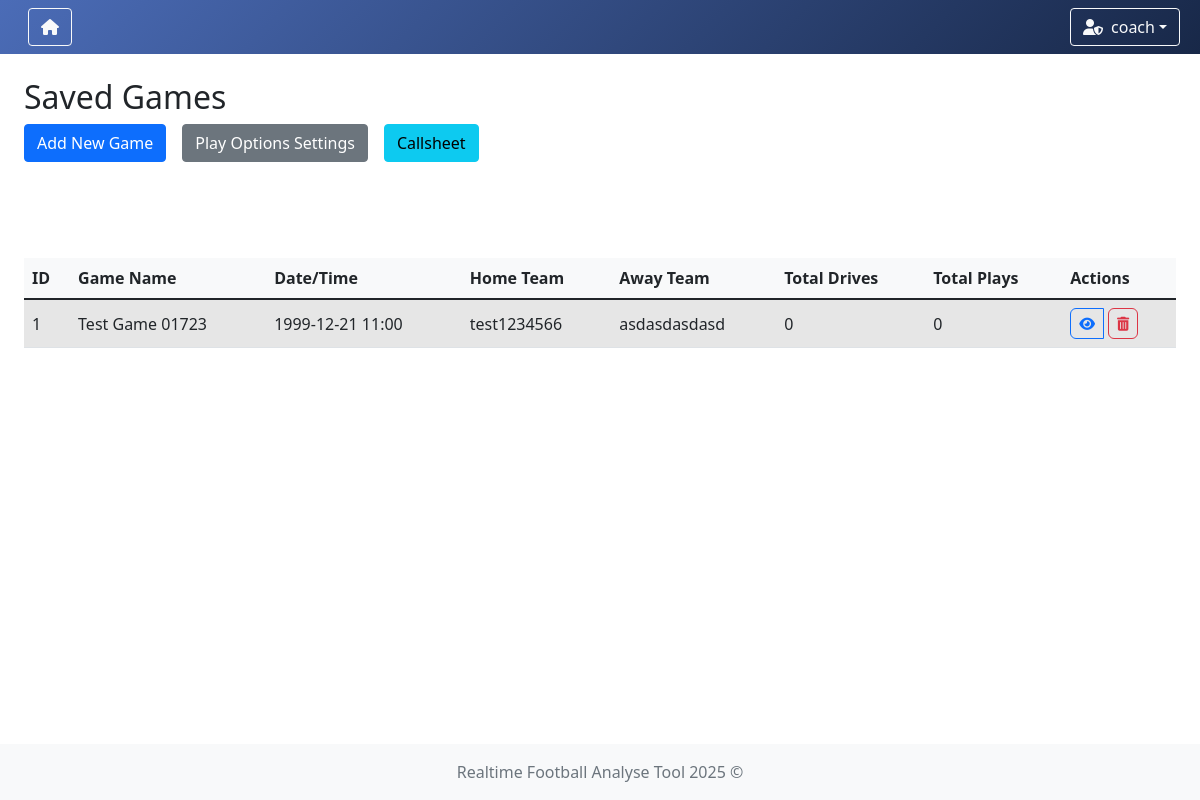
Page /game-options (signed in) on the committed database.
### app/models/user.py (models this page shows)
class UserModel(db.Model, UserMixin):
    __tablename__ = 'user'
    id = db.Column(db.Integer, primary_key=True)
    username = db.Column(db.String(80), unique=True, nullable=False)
    password = db.Column(db.String(120), nullable=False)
    role = db.Column(db.String(10), nullable=False, default='user')
    team_id = db.Column(db.Integer, db.ForeignKey('teams.id'))
    team = db.relationship('TeamModel', backref='users')

### app/models/game.py (models this page shows, shortened)
class GameModel(db.Model):
    __tablename__ = 'game'
    id: int = db.Column(db.Integer, primary_key=True)
    name: str = db.Column(db.String(100), nullable=False)
    date: datetime = db.Column(db.DateTime, nullable=False, index=True)
    time: str = db.Column(db.String(20), nullable=False)
    home_team_id: Optional[int] = db.Column(db.Integer, db.ForeignKey('teams.id'), nullable=True, index=True)
    away_team_id: Optional[int] = db.Column(db.Integer, db.ForeignKey('teams.id'), nullable=True, index=True)
    home_team = db.relationship('TeamModel', foreign_keys=[home_team_id], lazy=True)
    away_team = db.relationship('TeamModel', foreign_keys=[away_team_id], lazy=True)
    drives = db.relationship('DriveModel', backref='game', lazy=True, cascade='all, delete-orphan')
    @property
    def total_drives(self) -> int:
        return len(self.drives)
    @property
    def total_plays(self) -> int:
        return sum(len(drive.plays) for drive in self.drives)
    @property
    def home_team_name(self) -> Optional[str]:
        return self.home_team.name if self.home_team else None
    @property
    def away_team_name(self) -> Optional[str]:
        return self.away_team.name if self.away_team else None

### app/models/team.py (models this page shows)
class TeamModel(db.Model):
    __tablename__ = 'teams'
    id = db.Column(db.Integer, primary_key=True)
    name = db.Column(db.String(100), nullable=False, unique=True)  # prevent duplicate team names
    icon = db.Column(db.String(300), nullable=False)  # longer path for future-proofing
    primary_color = db.Column(db.String(20), nullable=False)
    secondary_color = db.Column(db.String(20), nullable=False)

### app/controllers/game.py (the view)
    @login_required
    def game_options(self) -> str:
        games = GameModel.query.all()
        return render_template(template_name_or_list='game/game_options.html', games=games)

### app/controllers/user.py (called while the page is built)
    @staticmethod
    def load_user(user_id):
        return UserModel.query.get(int(user_id))

### run.py (called while the page is built)
    def _inject_context(self) -> None:
        @self.app.context_processor
        def inject_teams() -> dict:
            try:
                teams = TeamModel.query.all()
                return dict(teams=teams)
            except Exception as e:
                print(f"[!] Error injecting teams: {str(e)} ({type(e).__name__})")
                return dict(teams=[])

### app/templates/game/game_options.html (shortened to what this page needs)
{% extends "system/base.html" %}
{% block content %}
    <div class="row mb-4">
        <div class="col">
            <h2>Saved Games</h2>
            <div class="d-flex gap-2 mb-3">
                <a href="{{ url_for('add_game') }}" class="btn btn-primary">Add New Game</a>
                <a href="{{ url_for('settings') }}" class="btn btn-secondary">Play Options Settings</a>
                <a href="{{ url_for('callsheet') }}" class="btn btn-info">Callsheet</a>
            </div>
        </div>
    </div>
    <div class="my-table-wrapper">
        <div class="row">
            <div class="col">
                <div class="table-responsive">
                    <table class="table table-striped align-middle">
                        <thead>
                            <tr>
                                <th>ID</th>
                                <th>Game Name</th>
                                <th>Date/Time</th>
                                <th>Home Team</th>
                                <th>Away Team</th>
                                <th>Total Drives</th>
                                <th>Total Plays</th>
                                <th>Actions</th>
                            </tr>
                        </thead>
                        <tbody>
                            {% for game in games %}
                                <tr>
                                    <td>{{ game.id }}</td>
                                    <td>{{ game.name }}</td>
                                    <td>{{ game.date.strftime('%Y-%m-%d') }} {{ game.time }}</td>
                                    <td>{{ game.home_team_name }}</td>
                                    <td>{{ game.away_team_name }}</td>
                                    <td>{{ game.total_drives }}</td>
                                    <td>{{ game.total_plays }}</td>
                                    <td>
                                        <div class="d-flex align-items-center gap-1">
                                            <a href="{{ url_for('game_detail', game_id=game.id) }}"
                                               class="btn btn-sm btn-outline-primary"
                                               title="Go to Game">
                                                <i class="fas fa-eye"></i>
                                            </a>
                                            {% if current_user.role == 'admin' %}
                                                <form action="{{ url_for('delete_game', game_id=game.id) }}" method="POST"
                                                      onsubmit="return confirm('Delete this game?');" class="m-0 p-0">
                                                    <button type="submit" class="btn btn-sm btn-outline-danger" title="Delete Game">
                                                        <i class="fas fa-trash-alt"></i>
                                                    </button>
                                                </form>
                                            {% else %}
                                                <button class="btn btn-sm btn-outline-secondary" disabled title="Insufficient permissions">
                                                    <i class="fas fa-trash-alt"></i>
                                                </button>
                                            {% endif %}
                                        </div>
                                    </td>
                                </tr>
                            {% endfor %}
                        </tbody>
                    </table>
                </div>
            </div>
        </div>
    </div>
{% endblock %}

### app/templates/system/base.html (shortened to what this page needs)
<!DOCTYPE html>
<html lang="en">
<head>
    <link href="https://cdn.jsdelivr.net/npm/bootstrap@5.1.3/dist/css/bootstrap.min.css" rel="stylesheet"/>
    <link rel="stylesheet" href="https://cdn.jsdelivr.net/npm/bootstrap-icons@1.11.3/font/bootstrap-icons.css"/>
    <link rel="stylesheet" href="https://cdnjs.cloudflare.com/ajax/libs/font-awesome/6.5.0/css/all.min.css"/>
    <link rel="stylesheet" href="https://cdn.datatables.net/1.13.6/css/dataTables.bootstrap5.min.css"/>
    <link rel="stylesheet" href="{{ url_for('static', filename='styles.css') }}"/>
</head>
<body class="{% block body_class %}{% endblock %}">
{% if current_user.is_authenticated %}
    <nav class="navbar navbar-expand-lg navbar-dark"
         style="{% if session.team_color %}background: linear-gradient(135deg, {{ session.team_color }}, #343a40);{% else %}background: linear-gradient(135deg, #4b6cb7, #182848);{% endif %}">
        <div class="container-fluid position-relative">
            <a class="navbar-brand d-flex align-items-center" href="{{ url_for('index') }}">
                {% if session.team_id %}
                    {% for team in teams %}
                        {% if team.id == session.team_id %}
                            <img class="team-logo" src="{{ team.icon }}" alt="{{ team.name }} logo"
                                 style="height:30px; margin-right:8px;"/>
                        {% endif %}
                    {% endfor %}
                {% else %}
                    <a href="{{ url_for('game_options') }}" class="btn btn-outline-light me-2" title="Home">
                        <i class="fas fa-home"></i>
                    </a>
                {% endif %}
            </a>
            <div class="ms-auto d-flex align-items-center">
                <div class="dropdown me-2">
                    <button class="btn btn-outline-light dropdown-toggle d-flex align-items-center" type="button"
                            id="userDropdown" data-bs-toggle="dropdown" aria-expanded="false">
                        {% if current_user.role == 'admin' %}
                            <i class="fas fa-user-shield me-2"></i>
                        {% else %}
                            <i class="fas fa-user me-2"></i>
                        {% endif %}
                        {{ current_user.username }}
                    </button>
                </div>
            </div>
        </div>
    </nav>
{% endif %}
<div class="content-wrapper">
    <div class="container-fluid mt-4 px-4">
        <div id="toast-container" class="toast-container position-fixed bottom-0 end-0 p-3" style="z-index: 1100;">
        </div>
        {% block content %}{% endblock %}
    </div>
</div>
<footer class="footer mt-auto py-3 bg-light">
    <div class="container text-center">
        <span class="text-muted">Realtime Football Analyse Tool 2025 ©</span>
    </div>
</footer>
</body>
</html>

### app/static/styles.css (style rules this page uses)
.navbar { transition: background-color 0.5s ease; }
html, body { height: 100%; margin: 0; padding: 0; }
body { display: flex; flex-direction: column; min-height: 100vh; }
.content-wrapper { flex: 1 0 auto; }
.footer { flex-shrink: 0; background-color: #f8f9fa; padding: 1rem 0; margin-top: auto; }
.table-responsive { margin-top: 0 !important; overflow-x: auto; }
.btn + .btn { margin-left: 0.5rem; }
.table-responsive { overflow-x: auto; }
.table th, .table td { white-space: nowrap; padding: 0.5rem; }
.table thead th { background-color: #f8f9fa; font-weight: bold; }
.table-striped tbody tr:nth-of-type(odd) { background-color: rgba(0, 0, 0, 0.05); }
.my-table-wrapper { margin-top: 80px; }

### app/templates/game/game_options.html (style rules this page uses)
.d-flex.gap-1 .btn { border-radius: 0; }
.d-flex.gap-1 .btn:first-child { border-top-left-radius: 0.375rem; border-bottom-left-radius: 0.375rem; }
.d-flex.gap-1 .btn:last-child { border-top-right-radius: 0.375rem; border-bottom-right-radius: 0.375rem; }
.d-flex.gap-1 form { margin: 0; padding: 0; }
.d-flex.gap-1 .btn i { pointer-events: none; }

### rows in the picture
UserModel: username "coach"
GameModel: id "1", name "Test Game 01723", date "1999-12-21", time "11:00", home_team_name "test1234566", away_team_name "asdasdasdasd", total_drives "0", total_plays "0"
